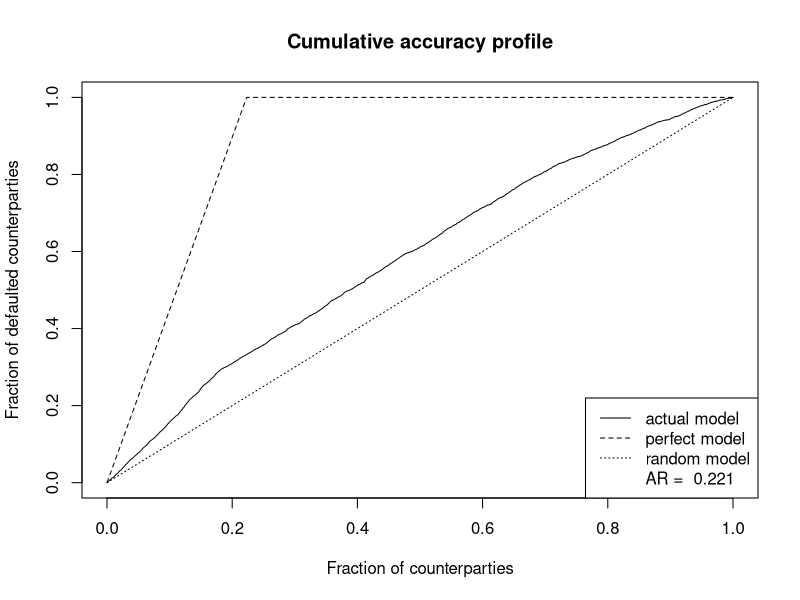
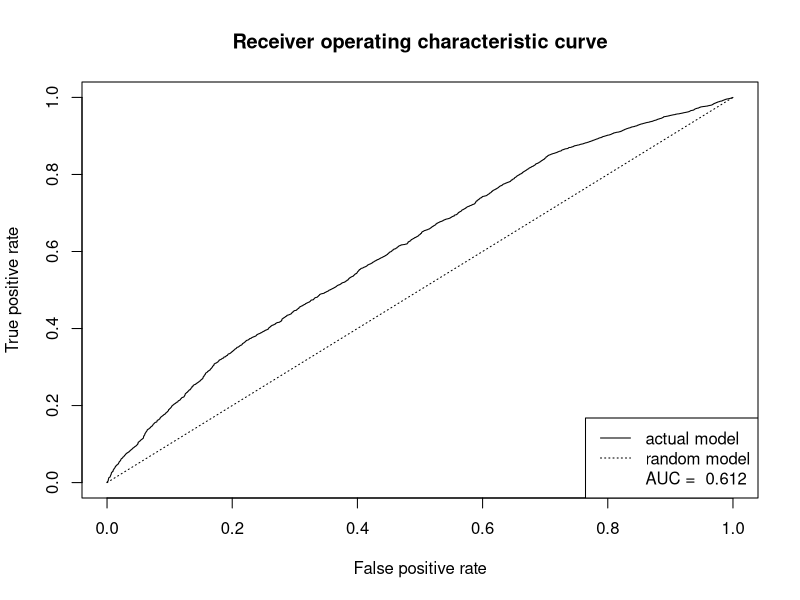
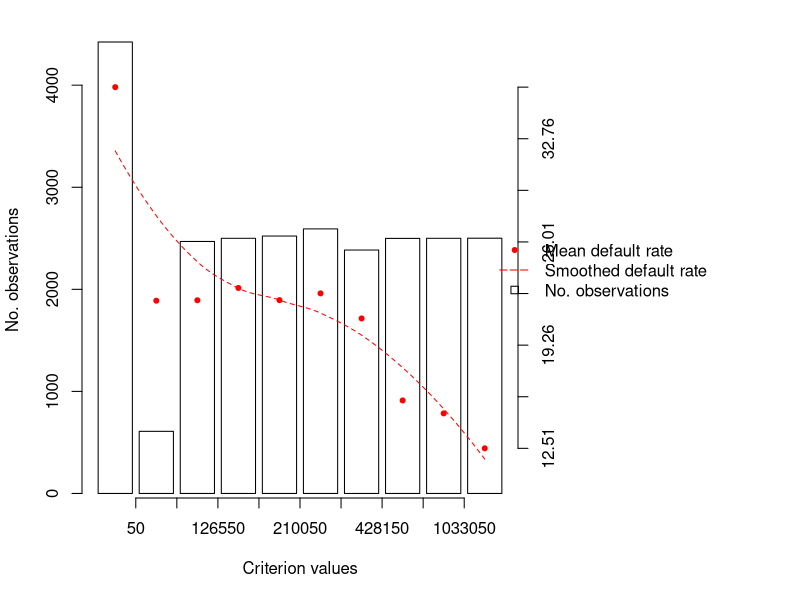
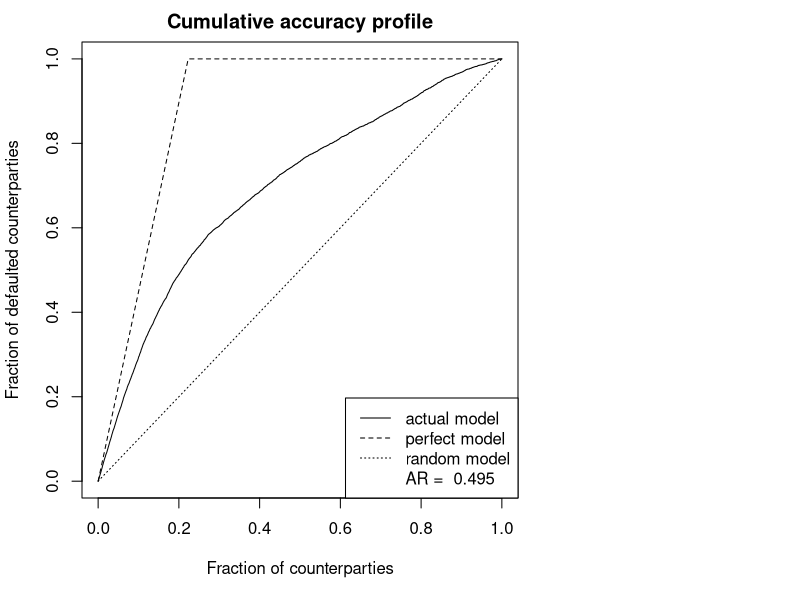
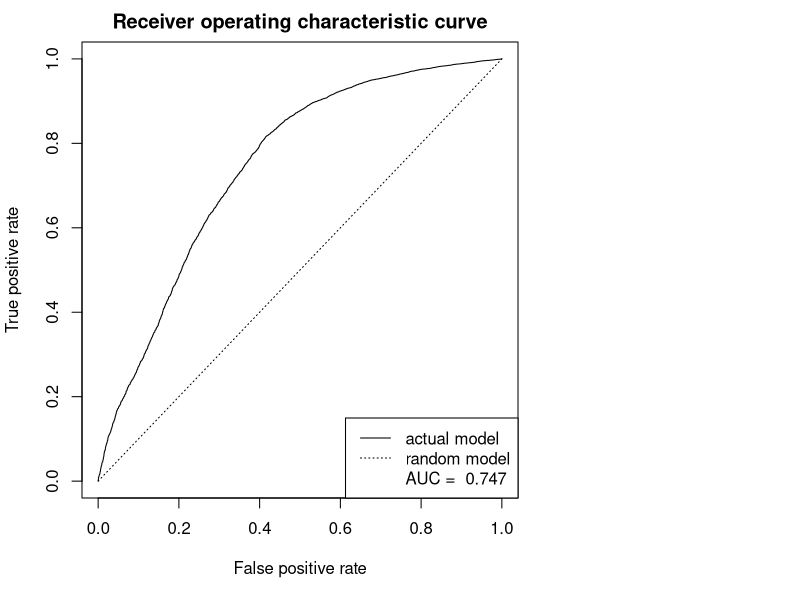
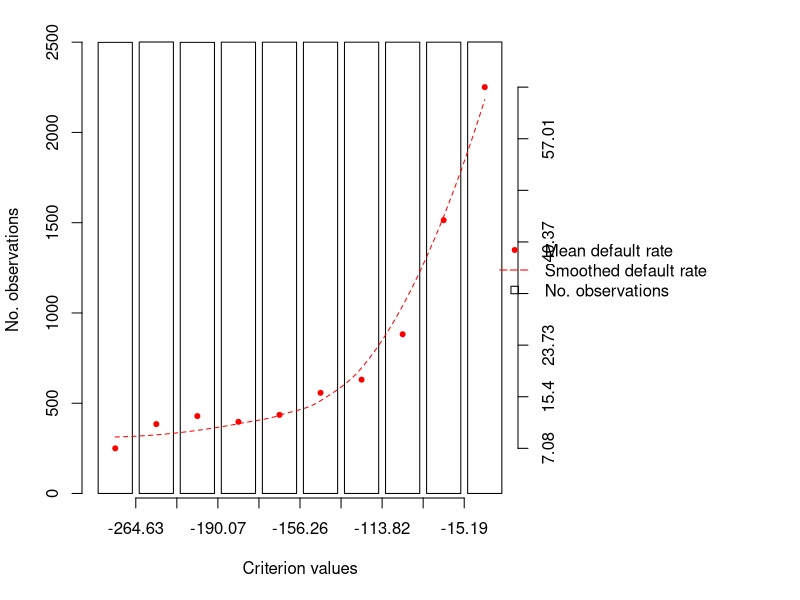

Reproduce these figures in R, in order.
setwd("C:/UBS/Dev/AGH")
library(zoo)

# read data
trainingData <- read.csv("training_data.csv", row.names = 1)
testData <- read.csv("test_data.csv", row.names = 1)

# linear and log transform functions for plots
lTransform <- function (x,mnEDF,mxEDF,mBIN) 0.1*mBIN + (x-mnEDF)/(mxEDF-mnEDF) * 0.8*mBIN
logTransform <- function (x,mnEDF,mxEDF,mBIN) 0.1*mBIN + log(1+x-mnEDF,5)/log(1+mxEDF-mnEDF,5) * 0.8*mBIN

# Smoothing function
GetLoess <- function(agg,avg,alpha=1,impose_monotonicity=FALSE) {
	x <- 1:length(agg[,"r_bin"])
	if (impose_monotonicity) {y <- rev(forceMonotonicity(rev(as.numeric(agg[,"defaultIndicator"][,"avg"]))))}
	else {y <- as.numeric(agg[,"defaultIndicator"][,"avg"])}
	result <- c(sapply(predict(loess(y~x,span=alpha)),function(x) x),rep(NA,max(agg[,"r_bin"])-length(x)))
	return(result)
}

# plots cumulative accuracy profile
CAP <- function(var, data=trainingData, defaultIndicator = "DEFAULT_PAYMENT_NEXT_MONTH") {
data[,defaultIndicator] <- as.numeric(data[,defaultIndicator])
data[,var] <- as.numeric(data[,var])

n <- nrow(data)
n_d <- sum(data[,defaultIndicator])
data <- data[order(data[,var]), c(var,defaultIndicator)]
if (mean(cumsum(data[,defaultIndicator])/n_d)<0.5) {data[,"CAP"] <- cumsum(data[rev(rownames(data)),defaultIndicator])/n_d
} else {data[,"CAP"] <- cumsum(data[,defaultIndicator])/n_d}
data[,"FRACTION_CTP"] <- 1:n/n
data[,"RANDOM_MODEL"] <- data[,"FRACTION_CTP"]
data[,"PERFECT_MODEL"] <- c(1:n_d , rep(n_d, n-n_d))/n_d

plot(x=data[,"FRACTION_CTP"], y=data[,"CAP"], type="l",xlab="Fraction of counterparties", ylab="Fraction of defaulted counterparties", main="Cumulative accuracy profile" )
lines(x=data[,"FRACTION_CTP"], y=data[,"RANDOM_MODEL"],lty=3)
lines(x=data[,"FRACTION_CTP"], y=data[,"PERFECT_MODEL"],lty=2)
legend("bottomright", lty=c(1,2,3,NA), legend=c("actual model","perfect model", "random model", 
	paste("AR = ",round((mean(data[,"CAP"])-mean(data[,"RANDOM_MODEL"]))/(mean(data[,"PERFECT_MODEL"])-mean(data[,"RANDOM_MODEL"])),3))))
}

# plots receiver operating characteristics curve
ROC <- function(var, data=trainingData, defaultIndicator = "DEFAULT_PAYMENT_NEXT_MONTH") {
n <- nrow(data)
n_d <- sum(data[,defaultIndicator])
data[,defaultIndicator] <- as.numeric(data[,defaultIndicator])
data <- data[order(data[,var]),]
if (mean(cumsum(data[,defaultIndicator])/n_d)>0.5) {data <- data[order(data[,var], decreasing=TRUE),]}
ROC <- data.frame(TPR=cumsum(data[,defaultIndicator])/sum(data[,defaultIndicator]), FPR=cumsum(!data[,defaultIndicator])/sum(!data[,defaultIndicator]))
AUC <- sum(diff(ROC[,"TPR"])*rollmean(ROC[,"FPR"],2))
plot(x=ROC[,"TPR"], y=ROC[,"FPR"], main="Receiver operating characteristic curve", type="l", xlab="False positive rate", ylab="True positive rate")
lines(x=c(0,1),y=c(0,1),lty=3)
legend("bottomright", lty=c(1,3,NA), legend=c("actual model","random model", paste("AUC = ",round(AUC,3))))
}

# plots average default rate per bin
defaultRatePerBin <- function(var,data=trainingData,defaultIndicator = "DEFAULT_PAYMENT_NEXT_MONTH",nbin=10,span_param=1) {
data[,defaultIndicator] <- as.numeric(as.character(data[,defaultIndicator]))
data[,var] <- as.numeric(as.character(data[,var]))
data <- data[ ! is.na(data[,defaultIndicator]) & ! is.na(data[,var]) , c(defaultIndicator,var) ]
n = nrow(data)
names(data)[2] <- "crit"
data[,"rank"] <- rank(data[,"crit"],ties.method="min")
data[,"bin"] <- pmin(data[,"rank"] %/% (n/nbin) + 1,nbin)
data[,"defaultIndicator"] <- data[,defaultIndicator]
aggrDF <- aggregate(cbind(defaultIndicator,crit) ~ bin, data=data, FUN=function(x) c(count=length(x),avg=100*mean(x),max=100*max(x),min=100*min(x)) )
aggrDF[,"r_bin"] <- 1:nrow(aggrDF)
names(aggrDF)[3] <- "crit"

aggrDF[,"Smoothed"] <- GetLoess(aggrDF,alpha=span_param)
aggrDF[,"SmoothedStandardized"] <- (aggrDF[,"Smoothed"] - mean(aggrDF[,"Smoothed"]) ) / sd(aggrDF[,"Smoothed"])

aggrDF[,"defaultIndicator.avg"] <- aggrDF[,"defaultIndicator"][,"avg"]

linearFit <- lm(defaultIndicator.avg ~ r_bin, aggrDF)

aggrDF[,"linear"] <- linearFit$fitted.values
mxEDF <- max(aggrDF[,"defaultIndicator.avg"])
mnEDF <- min(aggrDF[,"defaultIndicator.avg"])
mBIN <- max(aggrDF[,"defaultIndicator"][,"count"])
aggrDF[,"tMean"] <- sapply(aggrDF[,"defaultIndicator.avg"], function(x) lTransform(x,mnEDF,mxEDF,mBIN))
aggrDF[,"tSmoothed"] <- sapply(aggrDF[,"Smoothed"], function(x) lTransform(x,mnEDF,mxEDF,mBIN))
aggrDF[,"tLinear"] <- sapply(aggrDF[,"linear"], function(x) lTransform(x,mnEDF,mxEDF,mBIN))

par(mar=c(5.1, 4.1, 2.1, 14.1), xpd=TRUE)
DFPlot <- barplot(	aggrDF[,"defaultIndicator"][,"count"],
				col="white",
				xlab="Criterion values", 
				ylab="No. observations", 
				main=NULL)
xMin <- min(DFPlot)
xMax <- max(DFPlot)
xs <- seq(xMin,xMax,0.01)
# lines(x = DFPlot, y=aggrDF[,"tLinear"], col='red', lwd=1,lty=5)
points(x = DFPlot, y=aggrDF[,"tMean"],col="red",pch=20)
sm <- loess(aggrDF[,"tSmoothed"] ~ DFPlot)
lines(x=xs,predict(sm,xs),col="red",lwd=1,lty=2)

axis(4, at = seq(lTransform(mnEDF,mnEDF,mxEDF,mBIN),lTransform(mxEDF,mnEDF,mxEDF,mBIN),length.out=8), labels = round(seq(mnEDF,mxEDF,length.out=8),2))

ThresholdsX <- (DFPlot[2:nrow(aggrDF)] + DFPlot[1:(nrow(aggrDF)-1)]) / 2
ThresholdsY <- round((aggrDF[2:nrow(aggrDF),"crit"][,"min"] + aggrDF[1:(nrow(aggrDF)-1),"crit"][,"max"]) / 2 , 2)

axis(1, at = ThresholdsX , label = ThresholdsY)

legend("right", 	inset=c(-0.45,0), 
			legend = c(
				"Mean default rate", 
				"Smoothed default rate",
				"No. observations"),
				lwd=c(NA,1,NA), lty=c(NA,5,NA), pch=c(20,NA,0),
				col=c("red","red","black"), bty="n" )
}

# calculate transformed variables
variableTransformBins <- function (var, data=trainingData,defaultIndicator = "DEFAULT_PAYMENT_NEXT_MONTH",nbin=10) {
data <- data[is.finite(rowSums(data[,c(var,defaultIndicator)])) , c(var,defaultIndicator)]
data[,"rownames"] <- rownames(data)
names(data) <- c("crit","defaultIndicator","rownames")
n = nrow(data)
data[,"crit"] <- as.numeric(as.character(data[,"crit"]))
data[,"rank"] <- rank(data[,"crit"],ties.method="min", na.last = "keep")
data[,"bin"] <- pmin(data[,"rank"] %/% (n/nbin) + 1,nbin)
aggrDF <- aggregate(cbind(defaultIndicator,crit) ~ bin, data=data, FUN=function(x) c(count=length(x),avg=mean(x),min=min(x),max=max(x)))
aggrDF[,"r_bin"] <- 1:nrow(aggrDF)
aggrDF[,"Smoothed"] <- GetLoess(aggrDF)
aggrDF[,"SmoothedStandardized"] <- (aggrDF[,"Smoothed"] - mean(aggrDF[,"Smoothed"])) / sd(aggrDF[,"Smoothed"])
aggrDF[,"LThrs"] <- aggrDF[,"crit"][,"min"]
aggrDF[,"UThrs"] <- aggrDF[,"crit"][,"max"]
SmoothedDF <- aggrDF[,c("bin","SmoothedStandardized","LThrs","UThrs")]
data <- merge(data,SmoothedDF, all.x=TRUE)[ , c("SmoothedStandardized","LThrs","UThrs","rownames")]
data <- data[order(as.numeric(data[,"rownames"])),]
names(data)[1] <- var
names(data)[2] <- paste("LThrs",var,sep="_")
names(data)[3] <- paste("UThrs",var,sep="_")
return (data[,var]) 
}

# list variables to transform
varNames <- c('LIMIT_BAL','AGE','BILL_AMT1','BILL_AMT2','BILL_AMT3','BILL_AMT4','BILL_AMT5','BILL_AMT6','PAY_AMT1','PAY_AMT2','PAY_AMT3','PAY_AMT4','PAY_AMT5','PAY_AMT6')

# transform variables via bins
trainingData_transformed <- trainingData
trainingData_transformed[,varNames] <- sapply(varNames, function(x) variableTransformBins(x,data=trainingData))

# plot univariate graphs
CAP("PAY_AMT1")
ROC("PAY_AMT1")
defaultRatePerBin("PAY_AMT1")

# estimate the full logit model
fullModel <-glm(DEFAULT_PAYMENT_NEXT_MONTH ~ 1 + LIMIT_BAL + SEX + EDUCATION + MARRIAGE +
                   AGE + PAY_0 + PAY_2 + PAY_3 + PAY_4 + PAY_5 + PAY_6 + BILL_AMT1 +
                   BILL_AMT2 + BILL_AMT3 + BILL_AMT4 + BILL_AMT5 + BILL_AMT6 +
                   PAY_AMT1 + PAY_AMT2 + PAY_AMT3 + PAY_AMT4 + PAY_AMT5 + PAY_AMT6,
                   family=binomial(link="logit"),data=trainingData_transformed)
				   
# model summary
summary(fullModel)
				   
# calculate model predictions (score/PD)		
trainingData_transformed[,"model_score"] <- predict(fullModel,trainingData_transformed)
trainingData_transformed[,"predicted_PD"] <- predict(fullModel,trainingData_transformed,type="response")

# has the performance improved?
CAP("model_score",data=trainingData_transformed)
ROC("model_score",data=trainingData_transformed)
defaultRatePerBin("model_score",data=trainingData_transformed)			   